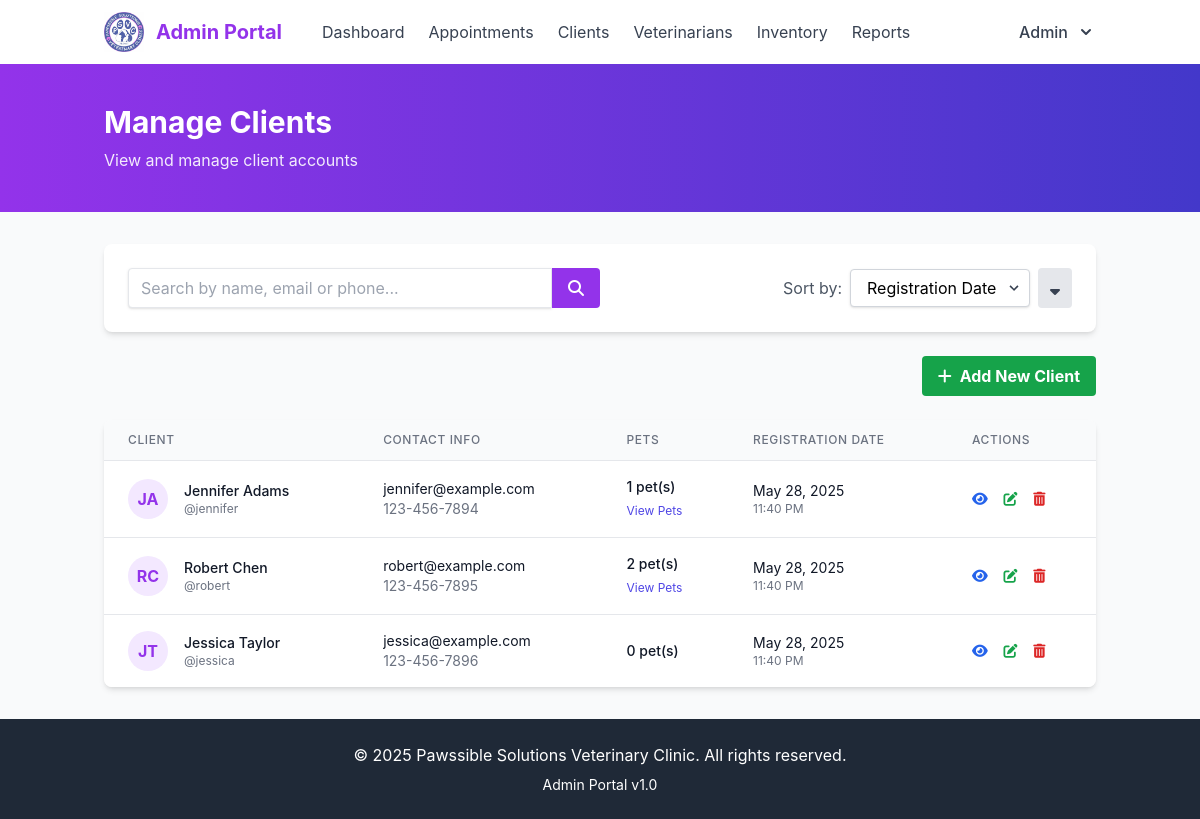
Page /admin/clients.php (signed in) on the earlier database version.
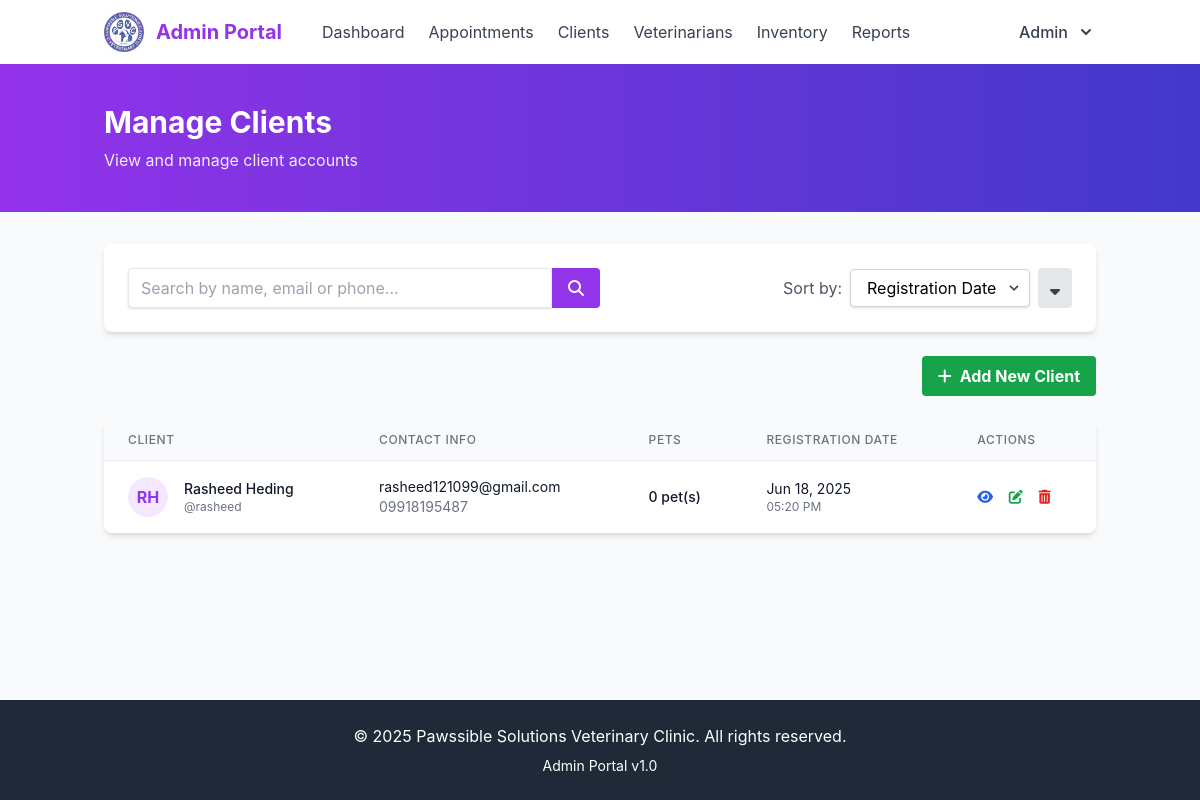
Same page on the later database version.
### tables this page shows
CREATE TABLE `users` (
  `id` int(11) NOT NULL,
  `username` varchar(50) NOT NULL,
  `password` varchar(255) NOT NULL,
  `first_name` varchar(50) NOT NULL,
  `last_name` varchar(50) NOT NULL,
  `email` varchar(100) NOT NULL,
  `phone` varchar(20) DEFAULT NULL,
  `role` enum('client','vet','admin') NOT NULL DEFAULT 'client',
  `last_login` datetime DEFAULT NULL,
  `created_at` timestamp NOT NULL DEFAULT current_timestamp(),
  `updated_at` timestamp NOT NULL DEFAULT current_timestamp() ON UPDATE current_timestamp()
);

### admin/clients.php (the view, shortened to what the changed rows need)
<?php
$database = new Database();
$db = $database->getConnection();
$sort = isset($_GET['sort']) ? $_GET['sort'] : 'created_at';
$order = isset($_GET['order']) ? $_GET['order'] : 'desc';
$query = "SELECT u.*, COUNT(p.id) as pet_count
          FROM users u
          LEFT JOIN pets p ON u.id = p.owner_id
          WHERE u.role = 'client'";
$query .= " GROUP BY u.id";
switch ($sort) {
    case 'created_at':
    default:
        $query .= " ORDER BY u.created_at " . $order;
        break;
}
$stmt = $db->prepare($query);
$stmt->execute();
include_once '../includes/admin_header.php';
?>
<div class="bg-gradient-to-r from-purple-600 to-indigo-700 py-10">
    <div class="container mx-auto px-4">
        <h1 class="text-3xl font-bold text-white">Manage Clients</h1>
    </div>
</div>
<div class="container mx-auto px-4 py-8">
    <?php if ($stmt->rowCount() > 0): ?>
        <div class="bg-white rounded-lg shadow-md overflow-hidden">
            <div class="overflow-x-auto">
                <table class="min-w-full divide-y divide-gray-200">
                    <thead class="bg-gray-50">
                        <tr>
                            <th scope="col" class="px-6 py-3 text-left text-xs font-medium text-gray-500 uppercase tracking-wider">Client</th>
                            <th scope="col" class="px-6 py-3 text-left text-xs font-medium text-gray-500 uppercase tracking-wider">Contact Info</th>
                            <th scope="col" class="px-6 py-3 text-left text-xs font-medium text-gray-500 uppercase tracking-wider">Pets</th>
                            <th scope="col" class="px-6 py-3 text-left text-xs font-medium text-gray-500 uppercase tracking-wider">Registration Date</th>
                            <th scope="col" class="px-6 py-3 text-left text-xs font-medium text-gray-500 uppercase tracking-wider">Actions</th>
                        </tr>
                    </thead>
                    <tbody class="bg-white divide-y divide-gray-200">
                        <?php while ($client = $stmt->fetch(PDO::FETCH_ASSOC)): ?>
                            <tr class="hover:bg-gray-50">
                                <td class="px-6 py-4">
                                    <div class="flex items-center">
                                        <div class="flex-shrink-0 h-10 w-10 bg-purple-100 text-purple-600 rounded-full flex items-center justify-center font-bold">
                                            <?php echo strtoupper(substr($client['first_name'], 0, 1) . substr($client['last_name'], 0, 1)); ?>
                                        </div>
                                        <div class="ml-4">
                                            <div class="text-sm font-medium text-gray-900">
                                                <?php echo htmlspecialchars($client['first_name'] . ' ' . $client['last_name']); ?>
                                            </div>
                                            <div class="text-xs text-gray-500">
                                                @<?php echo htmlspecialchars($client['username']); ?>
                                            </div>
                                        </div>
                                    </div>
                                </td>
                                <td class="px-6 py-4">
                                    <div class="text-sm text-gray-900"><?php echo htmlspecialchars($client['email']); ?></div>
                                    <?php if (!empty($client['phone'])): ?>
                                        <div class="text-sm text-gray-500"><?php echo htmlspecialchars($client['phone']); ?></div>
                                    <?php endif; ?>
                                </td>
                                <td class="px-6 py-4 whitespace-nowrap">
                                    <div class="text-sm text-gray-900 font-medium"><?php echo $client['pet_count']; ?> pet(s)</div>
                                    <?php if ($client['pet_count'] > 0): ?>
                                        <a href="../admin/client_pets.php?owner_id=<?php echo $client['id']; ?>" class="text-xs text-indigo-600 hover:text-indigo-900">View Pets</a>
                                    <?php endif; ?>
                                </td>
                                <td class="px-6 py-4 whitespace-nowrap">
                                    <div class="text-sm text-gray-900">
                                        <?php echo date('M d, Y', strtotime($client['created_at'])); ?>
                                    </div>
                                    <div class="text-xs text-gray-500">
                                        <?php echo date('h:i A', strtotime($client['created_at'])); ?>
                                    </div>
                                </td>
                                <td class="px-6 py-4 whitespace-nowrap text-sm font-medium">
                                    <a href="view_client.php?id=<?php echo $client['id']; ?>" class="text-blue-600 hover:text-blue-900 mr-3">
                                        <i class="fas fa-eye"></i>
                                    </a>
                                    <a href="edit_client.php?id=<?php echo $client['id']; ?>" class="text-green-600 hover:text-green-900 mr-3">
                                        <i class="fas fa-edit"></i>
                                    </a>
                                    <a href="#" onclick="confirmDelete(<?php echo $client['id']; ?>, '<?php echo htmlspecialchars($client['first_name'] . ' ' . $client['last_name']); ?>')" class="text-red-600 hover:text-red-900">
                                        <i class="fas fa-trash-alt"></i>
                                    </a>
                                </td>
                            </tr>
                        <?php endwhile; ?>
                    </tbody>
                </table>
            </div>
        </div>
    <?php endif; ?>
</div>
<?php include_once '../includes/admin_footer.php'; ?>

Differences in the rows shown:
removed users: first_name+last_name "JA", first_name+last_name "Jennifer Adams", username "jennifer", email "jennifer@example.com", phone "123-456-7894", pet_count "1", created_at "May 28, 2025", created_at "11:40 PM"
removed users: first_name+last_name "RC", first_name+last_name "Robert Chen", username "robert", email "robert@example.com", phone "123-456-7895", pet_count "2", created_at "May 28, 2025", created_at "11:40 PM"
removed users: first_name+last_name "JT", first_name+last_name "Jessica Taylor", username "jessica", email "jessica@example.com", phone "123-456-7896", pet_count "0", created_at "May 28, 2025", created_at "11:40 PM"
added users: first_name+last_name "RH", first_name+last_name "Rasheed Heding", username "rasheed", email "rasheed121099@gmail.com", phone "09918195487", pet_count "0", created_at "Jun 18, 2025", created_at "05:20 PM"
